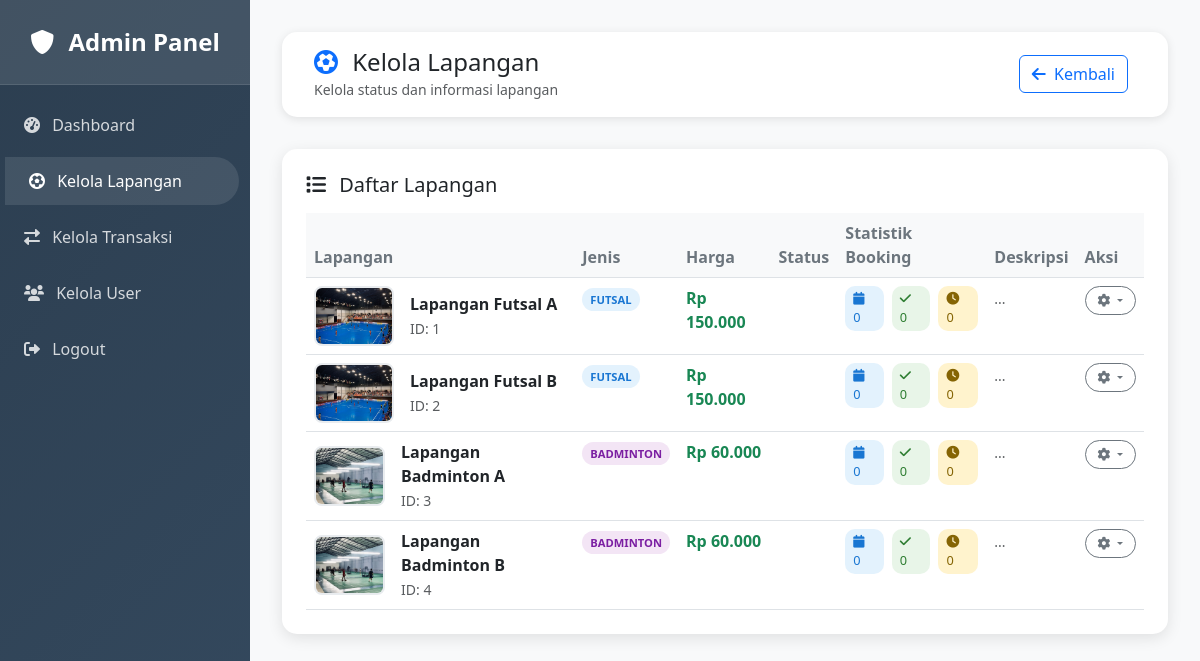
/admin/courts.php (signed in), run on the app's committed database.
### tables this page shows
CREATE TABLE IF NOT EXISTS courts (
  id INT AUTO_INCREMENT PRIMARY KEY,
  name VARCHAR(100) NOT NULL,
  type VARCHAR(50) NOT NULL,
  price_per_hour INT NOT NULL
);

### admin/courts.php (the view, shortened to what this page needs)
<?php
require_once __DIR__ . '/../src/db_connect.php';
$stmt = $mysqli->prepare("
    SELECT c.*,
           COUNT(b.id) as total_bookings,
           SUM(CASE WHEN b.status = 'confirmed' THEN 1 ELSE 0 END) as confirmed_bookings,
           SUM(CASE WHEN b.status = 'pending' THEN 1 ELSE 0 END) as pending_bookings
    FROM courts c
    LEFT JOIN bookings b ON c.id = b.court_id
    GROUP BY c.id
    ORDER BY c.id ASC
");
$stmt->execute();
$courts = $stmt->get_result();
?>
<!DOCTYPE html>
<html lang="id">
<head>
    <link href="https://cdn.jsdelivr.net/npm/bootstrap@5.3.0/dist/css/bootstrap.min.css" rel="stylesheet">
    <link href="https://cdnjs.cloudflare.com/ajax/libs/font-awesome/6.0.0/css/all.min.css" rel="stylesheet">
</head>
<body>
    <div class="sidebar">
        <div class="sidebar-header">
            <a href="dashboard.php" class="sidebar-brand">
                <i class="fas fa-shield-alt me-2"></i>
                Admin Panel
            </a>
        </div>
        <nav class="sidebar-nav">
            <div class="nav-item">
                <a href="dashboard.php" class="nav-link">
                    <i class="fas fa-tachometer-alt me-2"></i>
                    Dashboard
                </a>
            </div>
            <div class="nav-item">
                <a href="courts.php" class="nav-link active">
                    <i class="fas fa-futbol me-2"></i>
                    Kelola Lapangan
                </a>
            </div>
            <div class="nav-item">
                <a href="transactions.php" class="nav-link">
                    <i class="fas fa-exchange-alt me-2"></i>
                    Kelola Transaksi
                </a>
            </div>
            <div class="nav-item">
                <a href="users.php" class="nav-link">
                    <i class="fas fa-users me-2"></i>
                    Kelola User
                </a>
            </div>
            <div class="nav-item">
                <a href="logout.php" class="nav-link">
                    <i class="fas fa-sign-out-alt me-2"></i>
                    Logout
                </a>
            </div>
        </nav>
    </div>
    <div class="main-content">
        <div class="top-bar">
            <div>
                <h4 class="mb-0">
                    <i class="fas fa-futbol me-2 text-primary"></i>
                    Kelola Lapangan
                </h4>
                <small class="text-muted">Kelola status dan informasi lapangan</small>
            </div>
            <div>
                <a href="dashboard.php" class="btn btn-outline-primary me-2">
                    <i class="fas fa-arrow-left me-1"></i>
                    Kembali
                </a>
            </div>
        </div>
        <div class="courts-card">
            <h5 class="mb-3">
                <i class="fas fa-list me-2"></i>
                Daftar Lapangan
            </h5>
            <?php if ($courts->num_rows > 0): ?>
                <div class="table-responsive">
                    <table class="table table-hover">
                        <thead>
                            <tr>
                                <th>Lapangan</th>
                                <th>Jenis</th>
                                <th>Harga</th>
                                <th>Status</th>
                                <th>Statistik Booking</th>
                                <th>Deskripsi</th>
                                <th>Aksi</th>
                            </tr>
                        </thead>
                        <tbody>
                            <?php while ($court = $courts->fetch_assoc()): ?>
                                <tr>
                                    <td>
                                        <div class="d-flex align-items-center">
                                            <img src="../assets/img/<?= $court['type'] ?>.jpg"
                                                 alt="<?= $court['name'] ?>"
                                                 class="court-image me-3">
                                            <div>
                                                <strong><?= htmlspecialchars($court['name']) ?></strong>
                                                <br>
                                                <small class="text-muted">ID: <?= $court['id'] ?></small>
                                            </div>
                                        </div>
                                    </td>
                                    <td>
                                        <span class="court-type-badge type-<?= $court['type'] ?>">
                                            <?= ucfirst($court['type']) ?>
                                        </span>
                                    </td>
                                    <td>
                                        <strong class="text-success">
                                            Rp <?= number_format($court['price_per_hour'], 0, ',', '.') ?>
                                        </strong>
                                    </td>
                                    <td>
                                        <?php
                                        $status_class = '';
                                        ?>
                                        <span class="status-badge <?= $status_class ?>">
                                        </span>
                                    </td>
                                    <td>
                                        <div class="stats-mini">
                                            <span class="stat-mini stat-bookings">
                                                <i class="fas fa-calendar me-1"></i>
                                                <?= $court['total_bookings'] ?>
                                            </span>
                                            <span class="stat-mini stat-confirmed">
                                                <i class="fas fa-check me-1"></i>
                                                <?= $court['confirmed_bookings'] ?>
                                            </span>
                                            <span class="stat-mini stat-pending">
                                                <i class="fas fa-clock me-1"></i>
                                                <?= $court['pending_bookings'] ?>
                                            </span>
                                        </div>
                                    </td>
                                    <td>
                                        <small class="text-muted">
                                            <?= htmlspecialchars(substr($court['description'], 0, 50)) ?>...
                                        </small>
                                    </td>
                                    <td>
                                        <div class="dropdown">
                                            <button class="btn btn-outline-secondary btn-action dropdown-toggle"
                                                    type="button"
                                                    data-bs-toggle="dropdown">
                                                <i class="fas fa-cog"></i>
                                            </button>
                                        </div>
                                    </td>
                                </tr>
                            <?php endwhile; ?>
                        </tbody>
                    </table>
                </div>
            <?php endif; ?>
        </div>
    </div>
</body>
</html>

### admin/courts.php (style rules this page uses)
:root { --primary-color: #dc3545; --secondary-color: #6c757d; --success-color: #28a745; --warning-color: #ffc107; --info-color: #17a2b8; }
body { background: #f8f9fa; font-family: 'Segoe UI', Tahoma, Geneva, Verdana, sans-serif; }
.sidebar { background: linear-gradient(135deg, #2c3e50, #34495e); min-height: 100vh; position: fixed; top: 0; left: 0; width: 250px; z-index: 1000; }
.sidebar-header { background: rgba(255, 255, 255, 0.1); padding: 1.5rem; text-align: center; border-bottom: 1px solid rgba(255, 255, 255, 0.1); }
.sidebar-brand { color: white; font-size: 1.5rem; font-weight: 700; text-decoration: none; }
.sidebar-nav { padding: 1rem 0; }
.nav-item { margin-bottom: 0.5rem; }
.nav-link { color: rgba(255, 255, 255, 0.8); padding: 0.75rem 1.5rem; text-decoration: none; transition: all 0.3s ease; border-radius: 0 25px 25px 0; margin-right: 1rem; }
.nav-link:hover, .nav-link.active { color: white; background: rgba(255, 255, 255, 0.1); transform: translateX(5px); }
.main-content { margin-left: 250px; padding: 2rem; }
.top-bar { background: white; padding: 1rem 2rem; border-radius: 15px; box-shadow: 0 2px 10px rgba(0, 0, 0, 0.1); margin-bottom: 2rem; display: flex; justify-content: space-between; align-items: center; }
.courts-card { background: white; border-radius: 15px; padding: 1.5rem; box-shadow: 0 4px 15px rgba(0, 0, 0, 0.1); }
.table { margin-bottom: 0; }
.table th { border-top: none; font-weight: 600; color: var(--secondary-color); background: #f8f9fa; }
.court-image { width: 80px; height: 60px; object-fit: cover; border-radius: 8px; border: 2px solid #e9ecef; }
.status-badge { padding: 0.25rem 0.75rem; border-radius: 20px; font-size: 0.8rem; font-weight: 500; }
.btn-action { padding: 0.25rem 0.75rem; font-size: 0.8rem; border-radius: 20px; }
.stats-mini { display: flex; gap: 0.5rem; font-size: 0.8rem; }
.stat-mini { padding: 0.2rem 0.5rem; border-radius: 10px; font-weight: 500; }
.stat-bookings { background: #e3f2fd; color: #1976d2; }
.stat-confirmed { background: #e8f5e8; color: #2e7d32; }
.stat-pending { background: #fff3cd; color: #856404; }
.court-type-badge { padding: 0.25rem 0.5rem; border-radius: 15px; font-size: 0.7rem; font-weight: 600; text-transform: uppercase; }
.type-futsal { background: #e3f2fd; color: #1976d2; }
.type-badminton { background: #f3e5f5; color: #7b1fa2; }

### data on the page
courts: type (picture), name "Lapangan Futsal A", id "1", type "FUTSAL", price_per_hour "150.000", total_bookings "0", confirmed_bookings "0", pending_bookings "0"
courts: type (picture), name "Lapangan Futsal B", id "2", type "FUTSAL", price_per_hour "150.000", total_bookings "0", confirmed_bookings "0", pending_bookings "0"
courts: type (picture), name "Lapangan Badminton A", id "3", type "BADMINTON", price_per_hour "60.000", total_bookings "0", confirmed_bookings "0", pending_bookings "0"
courts: type (picture), name "Lapangan Badminton B", id "4", type "BADMINTON", price_per_hour "60.000", total_bookings "0", confirmed_bookings "0", pending_bookings "0"
